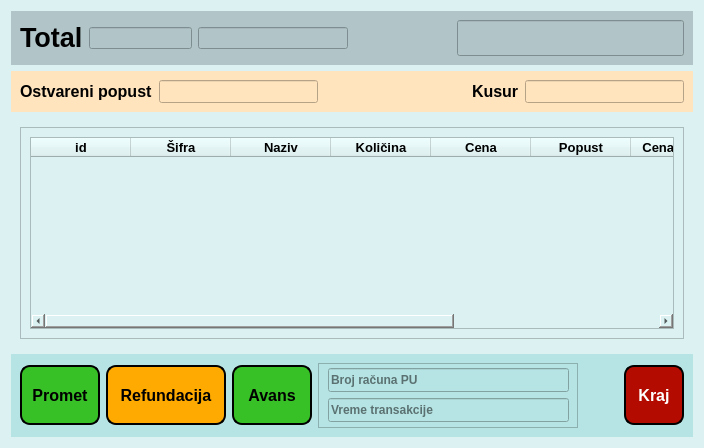
     <widget class="QWidget" name="desniWidget" native="true">
      <property name="styleSheet">
       <string notr="true">background-color: rgb(220, 242, 242);</string>
      </property>
      <layout class="QVBoxLayout" name="verticalLayout_2">
       <item>
        <widget class="QWidget" name="totalWidget" native="true">
         <property name="sizePolicy">
          <sizepolicy hsizetype="Expanding" vsizetype="Fixed">
           <horstretch>0</horstretch>
           <verstretch>0</verstretch>
          </sizepolicy>
         </property>
         <property name="minimumSize">
          <size>
           <width>561</width>
           <height>50</height>
          </size>
         </property>
         <property name="styleSheet">
          <string notr="true">
background-color: rgb(177, 197, 200);</string>
         </property>
         <layout class="QHBoxLayout" name="horizontalLayout_3">
          <item>
           <widget class="QLabel" name="label_9">
            <property name="sizePolicy">
             <sizepolicy hsizetype="Fixed" vsizetype="Fixed">
              <horstretch>0</horstretch>
              <verstretch>0</verstretch>
             </sizepolicy>
            </property>
            <property name="font">
             <font>
              <pointsize>20</pointsize>
              <bold>true</bold>
             </font>
            </property>
            <property name="text">
             <string>Total</string>
            </property>
           </widget>
          </item>
          <item>
           <widget class="QLineEdit" name="iznosRefundacijeEdit">
            <property name="enabled">
             <bool>false</bool>
            </property>
            <property name="minimumSize">
             <size>
              <width>100</width>
              <height>0</height>
             </size>
            </property>
            <property name="font">
             <font>
              <pointsize>7</pointsize>
             </font>
            </property>
           </widget>
          </item>
          <item>
           <widget class="QLineEdit" name="poslednjiAvansEdit">
            <property name="enabled">
             <bool>false</bool>
            </property>
            <property name="minimumSize">
             <size>
              <width>150</width>
              <height>0</height>
             </size>
            </property>
            <property name="font">
             <font>
              <pointsize>7</pointsize>
             </font>
            </property>
           </widget>
          </item>
          <item>
           <spacer name="horizontalSpacer_2">
            <property name="orientation">
             <enum>Qt::Horizontal</enum>
            </property>
            <property name="sizeHint" stdset="0">
             <size>
              <width>40</width>
              <height>20</height>
             </size>
            </property>
           </spacer>
          </item>
          <item>
           <widget class="QLineEdit" name="totalEdit">
            <property name="enabled">
             <bool>false</bool>
            </property>
            <property name="sizePolicy">
             <sizepolicy hsizetype="Fixed" vsizetype="Fixed">
              <horstretch>0</horstretch>
              <verstretch>0</verstretch>
             </sizepolicy>
            </property>
            <property name="font">
             <font>
              <pointsize>18</pointsize>
              <bold>true</bold>
             </font>
            </property>
            <property name="statusTip">
             <string>Ukupan iznos računa za plaćanje</string>
            </property>
            <property name="readOnly">
             <bool>true</bool>
            </property>
           </widget>
          </item>
         </layout>
        </widget>
       </item>
       <item>
        <widget class="QWidget" name="kusurWidget" native="true">
         <property name="minimumSize">
          <size>
           <width>561</width>
           <height>41</height>
          </size>
         </property>
         <property name="maximumSize">
          <size>
           <width>16777215</width>
           <height>41</height>
          </size>
         </property>
         <property name="styleSheet">
          <string notr="true">background-color: rgb(255, 228, 189);</string>
         </property>
         <layout class="QHBoxLayout" name="horizontalLayout_4">
          <item>
           <widget class="QLabel" name="label_10">
            <property name="sizePolicy">
             <sizepolicy hsizetype="Fixed" vsizetype="Fixed">
              <horstretch>0</horstretch>
              <verstretch>0</verstretch>
             </sizepolicy>
            </property>
            <property name="font">
             <font>
              <pointsize>12</pointsize>
              <bold>true</bold>
             </font>
            </property>
            <property name="text">
             <string>Ostvareni popust</string>
            </property>
           </widget>
          </item>
          <item>
           <widget class="QLineEdit" name="ostPopEdit">
            <property name="enabled">
             <bool>false</bool>
            </property>
            <property name="sizePolicy">
             <sizepolicy hsizetype="Fixed" vsizetype="Fixed">
              <horstretch>0</horstretch>
              <verstretch>0</verstretch>
             </sizepolicy>
            </property>
            <property name="font">
             <font>
              <pointsize>12</pointsize>
              <bold>true</bold>
             </font>
            </property>
            <property name="statusTip">
             <string>Ostvareni popust na iznos celog računa.</string>
            </property>
            <property name="styleSheet">
             <string notr="true">color: rgb(0, 108, 0);</string>
            </property>
            <property name="readOnly">
             <bool>true</bool>
            </property>
           </widget>
          </item>
          <item>
           <spacer name="horizontalSpacer_3">
            <property name="orientation">
             <enum>Qt::Horizontal</enum>
            </property>
            <property name="sizeHint" stdset="0">
             <size>
              <width>40</width>
              <height>20</height>
             </size>
            </property>
           </spacer>
          </item>
          <item>
           <widget class="QLabel" name="label_12">
            <property name="sizePolicy">
             <sizepolicy hsizetype="Fixed" vsizetype="Fixed">
              <horstretch>0</horstretch>
              <verstretch>0</verstretch>
             </sizepolicy>
            </property>
            <property name="font">
             <font>
              <pointsize>12</pointsize>
              <bold>true</bold>
             </font>
            </property>
            <property name="text">
             <string>Kusur</string>
            </property>
           </widget>
          </item>
          <item>
           <widget class="QLineEdit" name="kusurEdit">
            <property name="enabled">
             <bool>false</bool>
            </property>
            <property name="sizePolicy">
             <sizepolicy hsizetype="Fixed" vsizetype="Fixed">
              <horstretch>0</horstretch>
              <verstretch>0</verstretch>
             </sizepolicy>
            </property>
            <property name="font">
             <font>
              <pointsize>12</pointsize>
              <bold>true</bold>
             </font>
            </property>
            <property name="statusTip">
             <string>Povrat novca kupcu (kusur).</string>
            </property>
            <property name="styleSheet">
             <string notr="true">color: rgb(179, 11, 0);</string>
            </property>
            <property name="readOnly">
             <bool>true</bool>
            </property>
           </widget>
          </item>
         </layout>
        </widget>
       </item>
       <item>
        <widget class="QWidget" name="tabelaWidget" native="true">
         <property name="sizePolicy">
          <sizepolicy hsizetype="Expanding" vsizetype="Expanding">
           <horstretch>0</horstretch>
           <verstretch>0</verstretch>
          </sizepolicy>
         </property>
         <layout class="QVBoxLayout" name="verticalLayout_3">
          <item>
           <widget class="QFrame" name="tableFrame">
            <property name="sizePolicy">
             <sizepolicy hsizetype="Expanding" vsizetype="Expanding">
              <horstretch>0</horstretch>
              <verstretch>0</verstretch>
             </sizepolicy>
            </property>
            <property name="frameShape">
             <enum>QFrame::StyledPanel</enum>
            </property>
            <property name="frameShadow">
             <enum>QFrame::Raised</enum>
            </property>
            <layout class="QVBoxLayout" name="verticalLayout_4">
             <item>
              <widget class="QTableWidget" name="stavkeTable">
               <property name="sizePolicy">
                <sizepolicy hsizetype="Expanding" vsizetype="Expanding">
                 <horstretch>0</horstretch>
                 <verstretch>0</verstretch>
                </sizepolicy>
               </property>
               <property name="font">
                <font>
                 <pointsize>11</pointsize>
                 <bold>true</bold>
                </font>
               </property>
               <property name="statusTip">
                <string>Tabela u kojoj su prikazane stavke računa.</string>
               </property>
               <property name="styleSheet">
                <string notr="true"/>
               </property>
               <property name="rowCount">
                <number>0</number>
               </property>
               <property name="columnCount">
                <number>9</number>
               </property>
               <attribute name="horizontalHeaderCascadingSectionResizes">
                <bool>false</bool>
               </attribute>
               <attribute name="horizontalHeaderDefaultSectionSize">
                <number>100</number>
               </attribute>
               <attribute name="horizontalHeaderShowSortIndicator" stdset="0">
                <bool>true</bool>
               </attribute>
               <column>
                <property name="text">
                 <string>id</string>
                </property>
                <property name="font">
                 <font>
                  <pointsize>10</pointsize>
                  <bold>true</bold>
                 </font>
                </property>
                <property name="background">
                 <color>
                  <red>185</red>
                  <green>203</green>
                  <blue>204</blue>
                 </color>
                </property>
                <property name="foreground">
                 <brush brushstyle="NoBrush">
                  <color alpha="255">
                   <red>0</red>
                   <green>0</green>
                   <blue>0</blue>
                  </color>
                 </brush>
                </property>
               </column>
               <column>
                <property name="text">
                 <string>Šifra</string>
                </property>
                <property name="font">
                 <font>
                  <pointsize>10</pointsize>
                  <bold>true</bold>
                 </font>
                </property>
                <property name="background">
                 <color>
                  <red>185</red>
                  <green>203</green>
                  <blue>204</blue>
                 </color>
                </property>
                <property name="foreground">
                 <brush brushstyle="NoBrush">
                  <color alpha="255">
                   <red>0</red>
                   <green>0</green>
                   <blue>0</blue>
                  </color>
                 </brush>
                </property>
               </column>
               <column>
                <property name="text">
                 <string>Naziv</string>
                </property>
                <property name="font">
                 <font>
                  <pointsize>10</pointsize>
                  <bold>true</bold>
                 </font>
                </property>
                <property name="background">
                 <color>
                  <red>185</red>
                  <green>203</green>
                  <blue>204</blue>
                 </color>
                </property>
                <property name="foreground">
                 <brush brushstyle="NoBrush">
                  <color alpha="255">
                   <red>0</red>
                   <green>0</green>
                   <blue>0</blue>
                  </color>
                 </brush>
                </property>
               </column>
               <column>
                <property name="text">
                 <string>Količina</string>
                </property>
                <property name="font">
                 <font>
                  <pointsize>10</pointsize>
                  <bold>true</bold>
                 </font>
                </property>
                <property name="background">
                 <color>
                  <red>185</red>
                  <green>203</green>
                  <blue>204</blue>
                 </color>
                </property>
                <property name="foreground">
                 <brush brushstyle="NoBrush">
                  <color alpha="255">
                   <red>0</red>
                   <green>0</green>
                   <blue>0</blue>
                  </color>
                 </brush>
                </property>
               </column>
               <column>
                <property name="text">
                 <string>Cena</string>
                </property>
                <property name="font">
                 <font>
                  <pointsize>10</pointsize>
                  <bold>true</bold>
                 </font>
                </property>
                <property name="background">
                 <color>
                  <red>185</red>
                  <green>203</green>
                  <blue>204</blue>
                 </color>
                </property>
                <property name="foreground">
                 <brush brushstyle="NoBrush">
                  <color alpha="255">
                   <red>0</red>
                   <green>0</green>
                   <blue>0</blue>
                  </color>
                 </brush>
                </property>
               </column>
               <column>
                <property name="text">
                 <string>Popust</string>
                </property>
                <property name="font">
                 <font>
                  <pointsize>10</pointsize>
                  <bold>true</bold>
                 </font>
                </property>
                <property name="background">
                 <color>
                  <red>185</red>
                  <green>203</green>
                  <blue>204</blue>
                 </color>
                </property>
                <property name="foreground">
                 <brush brushstyle="NoBrush">
                  <color alpha="255">
                   <red>0</red>
                   <green>0</green>
                   <blue>0</blue>
                  </color>
                 </brush>
                </property>
               </column>
               <column>
                <property name="text">
                 <string>Cena sa pop</string>
                </property>
                <property name="font">
                 <font>
                  <pointsize>10</pointsize>
                  <bold>true</bold>
                 </font>
                </property>
                <property name="background">
                 <color>
                  <red>185</red>
                  <green>203</green>
                  <blue>204</blue>
                 </color>
                </property>
                <property name="foreground">
                 <brush brushstyle="NoBrush">
                  <color alpha="255">
                   <red>0</red>
                   <green>0</green>
                   <blue>0</blue>
                  </color>
                 </brush>
                </property>
               </column>
               <column>
                <property name="text">
                 <string>Vrednost</string>
                </property>
                <property name="font">
                 <font>
                  <pointsize>10</pointsize>
                  <bold>true</bold>
                 </font>
                </property>
                <property name="background">
                 <color>
                  <red>185</red>
                  <green>203</green>
                  <blue>204</blue>
                 </color>
                </property>
                <property name="foreground">
                 <brush brushstyle="NoBrush">
                  <color alpha="255">
                   <red>0</red>
                   <green>0</green>
                   <blue>0</blue>
                  </color>
                 </brush>
                </property>
               </column>
               <column>
                <property name="text">
                 <string>Briši stavku</string>
                </property>
                <property name="font">
                 <font>
                  <pointsize>10</pointsize>
                  <bold>true</bold>
                 </font>
                </property>
                <property name="background">
                 <color>
                  <red>185</red>
                  <green>203</green>
                  <blue>204</blue>
                 </color>
                </property>
                <property name="foreground">
                 <brush brushstyle="NoBrush">
                  <color alpha="255">
                   <red>0</red>
                   <green>0</green>
                   <blue>0</blue>
                  </color>
                 </brush>
                </property>
               </column>
              </widget>
             </item>
            </layout>
           </widget>
          </item>
         </layout>
        </widget>
       </item>
       <item>
        <widget class="QWidget" name="footWidget" native="true">
         <property name="sizePolicy">
          <sizepolicy hsizetype="Expanding" vsizetype="Fixed">
           <horstretch>0</horstretch>
           <verstretch>0</verstretch>
          </sizepolicy>
         </property>
         <property name="minimumSize">
          <size>
           <width>561</width>
           <height>70</height>
          </size>
         </property>
         <property name="styleSheet">
          <string notr="true">background-color: rgb(182, 227, 227);</string>
         </property>
         <layout class="QHBoxLayout" name="horizontalLayout_2">
          <item>
           <widget class="QPushButton" name="btnPromet">
            <property name="minimumSize">
             <size>
              <width>80</width>
              <height>60</height>
             </size>
            </property>
            <property name="maximumSize">
             <size>
              <width>80</width>
              <height>60</height>
             </size>
            </property>
            <property name="font">
             <font>
              <pointsize>12</pointsize>
              <bold>true</bold>
             </font>
            </property>
            <property name="toolTip">
             <string>Promet prodaja</string>
            </property>
            <property name="statusTip">
             <string>Promet je mod za izdavanje fiskalnih računa.</string>
            </property>
            <property name="styleSheet">
             <string notr="true">QPushButton#btnPromet {
	background-color: #37c127;
    border-style:outset;
	border-width:2px;
	border-radius:10px;
	border-color:black;
	padding:10px;
}
QPushButton#btnPromet:hover {
    background-color: #45e72f; 
}
QPushButton#btnPromet:pressed {
    background-color:#319e20; 
}</string>
            </property>
            <property name="text">
             <string>Promet</string>
            </property>
            <property name="iconSize">
             <size>
              <width>48</width>
              <height>48</height>
             </size>
            </property>
           </widget>
          </item>
          <item>
           <widget class="QPushButton" name="btnRefundacija">
            <property name="minimumSize">
             <size>
              <width>120</width>
              <height>60</height>
             </size>
            </property>
            <property name="maximumSize">
             <size>
              <width>120</width>
              <height>60</height>
             </size>
            </property>
            <property name="font">
             <font>
              <pointsize>12</pointsize>
              <bold>true</bold>
             </font>
            </property>
            <property name="toolTip">
             <string>Refundacija računa, kopiranje</string>
            </property>
            <property name="statusTip">
             <string>Refundacija je mod u kome se može izvršiti storniranje dela ili celog fiskalnog računa.</string>
            </property>
            <property name="styleSheet">
             <string notr="true">QPushButton#btnRefundacija {
	background-color: #ffaa00;
    border-style:outset;
	border-width:2px;
	border-radius:10px;
	border-color:black;
	padding:10px;
}
QPushButton#btnRefundacija:hover {
    background-color: #ffd21c; 
}
QPushButton#btnRefundacija:pressed {
    background-color:#e39700; 
}</string>
            </property>
            <property name="text">
             <string>Refundacija</string>
            </property>
            <property name="iconSize">
             <size>
              <width>48</width>
              <height>48</height>
             </size>
            </property>
           </widget>
          </item>
          <item>
           <widget class="QPushButton" name="btnAvans">
            <property name="minimumSize">
             <size>
              <width>80</width>
              <height>60</height>
             </size>
            </property>
            <property name="maximumSize">
             <size>
              <width>80</width>
              <height>60</height>
             </size>
            </property>
            <property name="font">
             <font>
              <pointsize>12</pointsize>
              <bold>true</bold>
             </font>
            </property>
            <property name="styleSheet">
             <string notr="true">QPushButton#btnAvans {
	background-color: #37c127;
    border-style:outset;
	border-width:2px;
	border-radius:10px;
	border-color:black;
	padding:10px;
}
QPushButton#btnAvans:hover {
    background-color: #45e72f; 
}
QPushButton#btnAvans:pressed {
    background-color:#319e20; 
}</string>
            </property>
            <property name="text">
             <string>Avans</string>
            </property>
           </widget>
          </item>
          <item>
           <widget class="QFrame" name="puFrame">
            <property name="minimumSize">
             <size>
              <width>260</width>
              <height>65</height>
             </size>
            </property>
            <property name="maximumSize">
             <size>
              <width>260</width>
              <height>65</height>
             </size>
            </property>
            <property name="frameShape">
             <enum>QFrame::StyledPanel</enum>
            </property>
            <property name="frameShadow">
             <enum>QFrame::Raised</enum>
            </property>
            <widget class="QLineEdit" name="brrnpuEdit">
             <property name="enabled">
              <bool>false</bool>
             </property>
             <property name="geometry">
              <rect>
               <x>10</x>
               <y>5</y>
               <width>241</width>
               <height>24</height>
              </rect>
             </property>
             <property name="font">
              <font>
               <pointsize>9</pointsize>
               <bold>true</bold>
              </font>
             </property>
             <property name="statusTip">
              <string>Broj računa poreske uprave</string>
             </property>
             <property name="readOnly">
              <bool>true</bool>
             </property>
             <property name="placeholderText">
              <string>Broj računa PU</string>
             </property>
            </widget>
            <widget class="QLineEdit" name="vremeTransEdit">
             <property name="enabled">
              <bool>false</bool>
             </property>
             <property name="geometry">
              <rect>
               <x>10</x>
               <y>35</y>
               <width>241</width>
               <height>24</height>
              </rect>
             </property>
             <property name="font">
              <font>
               <pointsize>9</pointsize>
               <bold>true</bold>
              </font>
             </property>
             <property name="statusTip">
              <string>Vreme transakcije (štampe fiskalnog računa)</string>
             </property>
             <property name="readOnly">
              <bool>true</bool>
             </property>
             <property name="placeholderText">
              <string>Vreme transakcije</string>
             </property>
            </widget>
           </widget>
          </item>
          <item>
           <spacer name="horizontalSpacer">
            <property name="orientation">
             <enum>Qt::Horizontal</enum>
            </property>
            <property name="sizeHint" stdset="0">
             <size>
              <width>40</width>
              <height>20</height>
             </size>
            </property>
           </spacer>
          </item>
          <item>
           <widget class="QPushButton" name="btnKraj">
            <property name="minimumSize">
             <size>
              <width>60</width>
              <height>60</height>
             </size>
            </property>
            <property name="maximumSize">
             <size>
              <width>60</width>
              <height>60</height>
             </size>
            </property>
            <property name="font">
             <font>
              <pointsize>12</pointsize>
              <bold>true</bold>
             </font>
            </property>
            <property name="toolTip">
             <string>Izađi iz programa</string>
            </property>
            <property name="statusTip">
             <string>Izlaz iz programa.</string>
            </property>
            <property name="styleSheet">
             <string notr="true">QPushButton#btnKraj {
	background-color: #b30b00;
	color: rgb(255, 255, 255);
    border-style:outset;
	border-width:2px;
	border-radius:10px;
	border-color:black;
	padding:10px;
}
QPushButton#btnKraj:hover {
    background-color: #e60c00; 
}
QPushButton#btnKraj:pressed {
    background-color:#ab0900; 
}</string>
            </property>
            <property name="text">
             <string>Kraj</string>
            </property>
            <property name="iconSize">
             <size>
              <width>48</width>
              <height>48</height>
             </size>
            </property>
           </widget>
          </item>
         </layout>
        </widget>
       </item>
      </layout>
     </widget>
